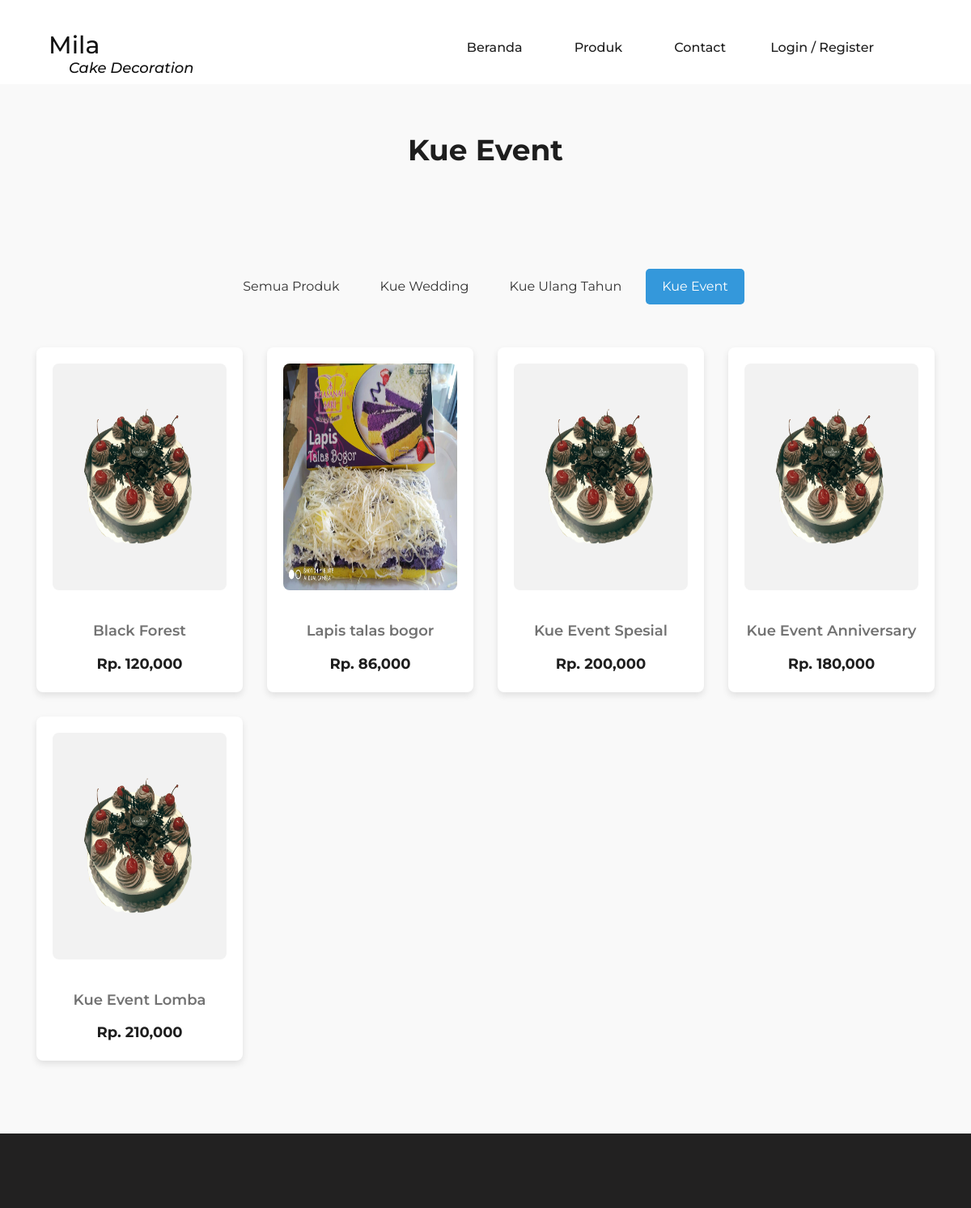
The page /?page=pages/produk3 on the database its author committed.
### tables this page shows
CREATE TABLE `tb_produk` (
  `produk_id` int(20) NOT NULL,
  `produk_nama` varchar(255) NOT NULL,
  `produk_harga` int(20) NOT NULL,
  `produk_stok` int(20) NOT NULL,
  `produk_detail` text NOT NULL,
  `produk_foto` varchar(255) NOT NULL,
  `produk_kat` varchar(255) NOT NULL,
  `admin_id` int(11) NOT NULL
);

### index.php (called while the page is built, shortened)
<?php
include "components/header.php";
?>
 <?php
    include "content.php";
    ?>
<?php
include "components/footer.php";

### pages/produk3.php (the view, shortened to what this page needs)
<!DOCTYPE html>
<html lang="en">
<head>
</head>
<body>
<section class="latest-products spad">
    <div class="container">
        <div class="product-filter">
            <div class="row">
                <div class="col-lg-12 text-center">
                    <div class="section-title">
                        <h2>Kue Event</h2>
                    </div>
                </div>
            </div>
        </div>
        <ul class="nav justify-content-center nav-pills mb-5">
    <li class="nav-item">
        <a class="nav-link" href="?page=pages/produk">Semua Produk</a>
    </li>
    <li class="nav-item">
        <a class="nav-link" href="?page=pages/produk1">Kue Wedding</a>
    </li>
    <li class="nav-item">
        <a class="nav-link" href="?page=pages/produk2">Kue Ulang Tahun</a>
    </li>
    <li class="nav-item">
        <a class="nav-link active" aria-current="page" href="?page=pages/produk3">Kue Event</a>
    </li>
</ul>
        <div class="row" id="product-list">
            <?php
$ambil = $koneksi->query("SELECT * FROM tb_produk WHERE produk_kat = 'Kue Event'");
while ($pecah = $ambil->fetch_object()) {
?>
                <div class="col-lg-3 col-sm-6 mix all accesories bags">
                    <div class="single-product-item">
                        <figure>
                            <a href="?page=pages/detailproduk&id=<?= $pecah->produk_id ?>"><img style="width:100%; height:280px" src="admin/img/produk/<?php echo $pecah->produk_foto ?>" alt=""></a>
                        </figure>
                        <div class="product-text">
                            <a href="?page=pages/detailproduk&id=<?= $pecah->produk_id ?>">
                                <h6><?php echo $pecah->produk_nama ?></h6>
                            </a>
                            <p>Rp. <?php echo number_format($pecah->produk_harga) ?></p>
                        </div>
                    </div>
                </div>
            <?php } ?>
        </div>
    </div>
</section>
</body>
</html>

### assets/css/style.css (style rules this page uses)
html, body { height: 100%; font-family: "Montserrat", sans-serif; -webkit-font-smoothing: antialiased; font-smoothing: antialiased; background: none; }
h1, h2, h3, h4, h5, h6 { margin: 0; color: #111111; font-weight: 500; font-family: "Montserrat", sans-serif; }
h2 { font-size: 36px; }
h6 { font-size: 16px; }
p { font-size: 15px; color: #7b7b7b; font-weight: 400; line-height: 1.6; font-family: "Montserrat", sans-serif; margin: 0 0 15px 0; }
img { max-width: 100%; }
ul, ol { padding: 0; margin: 0; }
.section-title h2 { color: #1e1e1e; font-size: 60px; font-weight: 700; }
.spad { padding-top: 100px; padding-bottom: 100px; }
.latest-products { padding-top: 55px; padding-bottom: 65px; }
.product-filter { margin-bottom: 100px; }
.product-filter .section-title { margin-bottom: 20px; }
.single-product-item { margin-bottom: 30px; }
.single-product-item figure { margin-bottom: 40px; position: relative; overflow: hidden; }
.single-product-item figure img { min-width: 100%; }
.single-product-item .product-text { text-align: center; }
.single-product-item .product-text h6 { color: #727272; margin-bottom: 15px; }
.single-product-item .product-text p { color: #1e1e1e; font-size: 18px; font-weight: 700; margin-bottom: 0; }

### pages/produk3.php (style rules this page uses)
.latest-products { padding: 60px 0; background-color: #f9f9f9; }
.section-title h2 { font-size: 36px; margin-bottom: 20px; }
.nav-pills .nav-link { color: #333; font-size: 16px; border-radius: 5px; padding: 10px 20px; margin: 5px; }
.nav-pills .nav-link.active { background-color: #3498db; color: #fff; }
.single-product-item { background-color: #fff; padding: 20px; border-radius: 8px; box-shadow: 0px 4px 8px rgba(0, 0, 0, 0.1); transition: 0.3s; text-align: center; }
.single-product-item figure img { border-radius: 8px; }
.product-text h6 { margin: 15px 0 10px; font-size: 18px; font-weight: 600; }
.product-text p { font-size: 16px; color: #e74c3c; }

### rows shown on the page
tb_produk: produk_foto (picture), produk_nama "Black Forest", produk_harga "120,000"
tb_produk: produk_foto (picture), produk_nama "Lapis talas bogor", produk_harga "86,000"
tb_produk: produk_foto (picture), produk_nama "Kue Event Spesial", produk_harga "200,000"
tb_produk: produk_foto (picture), produk_nama "Kue Event Anniversary", produk_harga "180,000"
tb_produk: produk_foto (picture), produk_nama "Kue Event Lomba", produk_harga "210,000"
